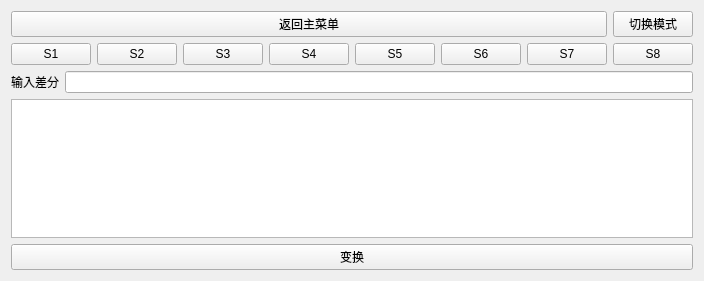
<?xml version="1.0" encoding="UTF-8"?>
<ui version="4.0">
 <class>des_ui_sbox</class>
 <widget class="QWidget" name="des_ui_sbox">
  <property name="geometry">
   <rect>
    <x>0</x>
    <y>0</y>
    <width>395</width>
    <height>281</height>
   </rect>
  </property>
  <property name="windowTitle">
   <string>Form</string>
  </property>
  <layout class="QVBoxLayout" name="verticalLayout">
   <item>
    <layout class="QHBoxLayout" name="const_layout">
     <item>
      <widget class="QPushButton" name="back_button">
       <property name="sizePolicy">
        <sizepolicy hsizetype="Expanding" vsizetype="Fixed">
         <horstretch>0</horstretch>
         <verstretch>0</verstretch>
        </sizepolicy>
       </property>
       <property name="text">
        <string>返回主菜单</string>
       </property>
      </widget>
     </item>
     <item>
      <widget class="QPushButton" name="mode_button">
       <property name="text">
        <string>切换模式</string>
       </property>
      </widget>
     </item>
    </layout>
   </item>
   <item>
    <layout class="QHBoxLayout" name="horizontalLayout">
     <item>
      <widget class="QPushButton" name="S1_pushButton">
       <property name="sizePolicy">
        <sizepolicy hsizetype="Fixed" vsizetype="Fixed">
         <horstretch>0</horstretch>
         <verstretch>0</verstretch>
        </sizepolicy>
       </property>
       <property name="text">
        <string>S1</string>
       </property>
      </widget>
     </item>
     <item>
      <widget class="QPushButton" name="S2_pushButton">
       <property name="sizePolicy">
        <sizepolicy hsizetype="Fixed" vsizetype="Fixed">
         <horstretch>0</horstretch>
         <verstretch>0</verstretch>
        </sizepolicy>
       </property>
       <property name="text">
        <string>S2</string>
       </property>
      </widget>
     </item>
     <item>
      <widget class="QPushButton" name="S3_pushButton">
       <property name="sizePolicy">
        <sizepolicy hsizetype="Fixed" vsizetype="Fixed">
         <horstretch>0</horstretch>
         <verstretch>0</verstretch>
        </sizepolicy>
       </property>
       <property name="text">
        <string>S3</string>
       </property>
      </widget>
     </item>
     <item>
      <widget class="QPushButton" name="S4_pushButton">
       <property name="sizePolicy">
        <sizepolicy hsizetype="Fixed" vsizetype="Fixed">
         <horstretch>0</horstretch>
         <verstretch>0</verstretch>
        </sizepolicy>
       </property>
       <property name="text">
        <string>S4</string>
       </property>
      </widget>
     </item>
     <item>
      <widget class="QPushButton" name="S5_pushButton">
       <property name="sizePolicy">
        <sizepolicy hsizetype="Fixed" vsizetype="Fixed">
         <horstretch>0</horstretch>
         <verstretch>0</verstretch>
        </sizepolicy>
       </property>
       <property name="text">
        <string>S5</string>
       </property>
      </widget>
     </item>
     <item>
      <widget class="QPushButton" name="S6_pushButton">
       <property name="sizePolicy">
        <sizepolicy hsizetype="Fixed" vsizetype="Fixed">
         <horstretch>0</horstretch>
         <verstretch>0</verstretch>
        </sizepolicy>
       </property>
       <property name="text">
        <string>S6</string>
       </property>
      </widget>
     </item>
     <item>
      <widget class="QPushButton" name="S7_pushButton">
       <property name="sizePolicy">
        <sizepolicy hsizetype="Fixed" vsizetype="Fixed">
         <horstretch>0</horstretch>
         <verstretch>0</verstretch>
        </sizepolicy>
       </property>
       <property name="text">
        <string>S7</string>
       </property>
      </widget>
     </item>
     <item>
      <widget class="QPushButton" name="S8_pushButton">
       <property name="sizePolicy">
        <sizepolicy hsizetype="Fixed" vsizetype="Fixed">
         <horstretch>0</horstretch>
         <verstretch>0</verstretch>
        </sizepolicy>
       </property>
       <property name="text">
        <string>S8</string>
       </property>
      </widget>
     </item>
    </layout>
   </item>
   <item>
    <layout class="QHBoxLayout" name="inDelta_layout">
     <item>
      <widget class="QLabel" name="inDelta_label">
       <property name="text">
        <string>输入差分</string>
       </property>
      </widget>
     </item>
     <item>
      <widget class="QLineEdit" name="inDelta_lineEdit"/>
     </item>
    </layout>
   </item>
   <item>
    <widget class="QTextBrowser" name="sbox_textBrowser">
     <property name="font">
      <font>
       <family>宋体</family>
       <pointsize>14</pointsize>
      </font>
     </property>
    </widget>
   </item>
   <item>
    <widget class="QPushButton" name="onceSbox_pushButton">
     <property name="text">
      <string>变换</string>
     </property>
    </widget>
   </item>
  </layout>
 </widget>
 <resources/>
 <connections/>
</ui>
